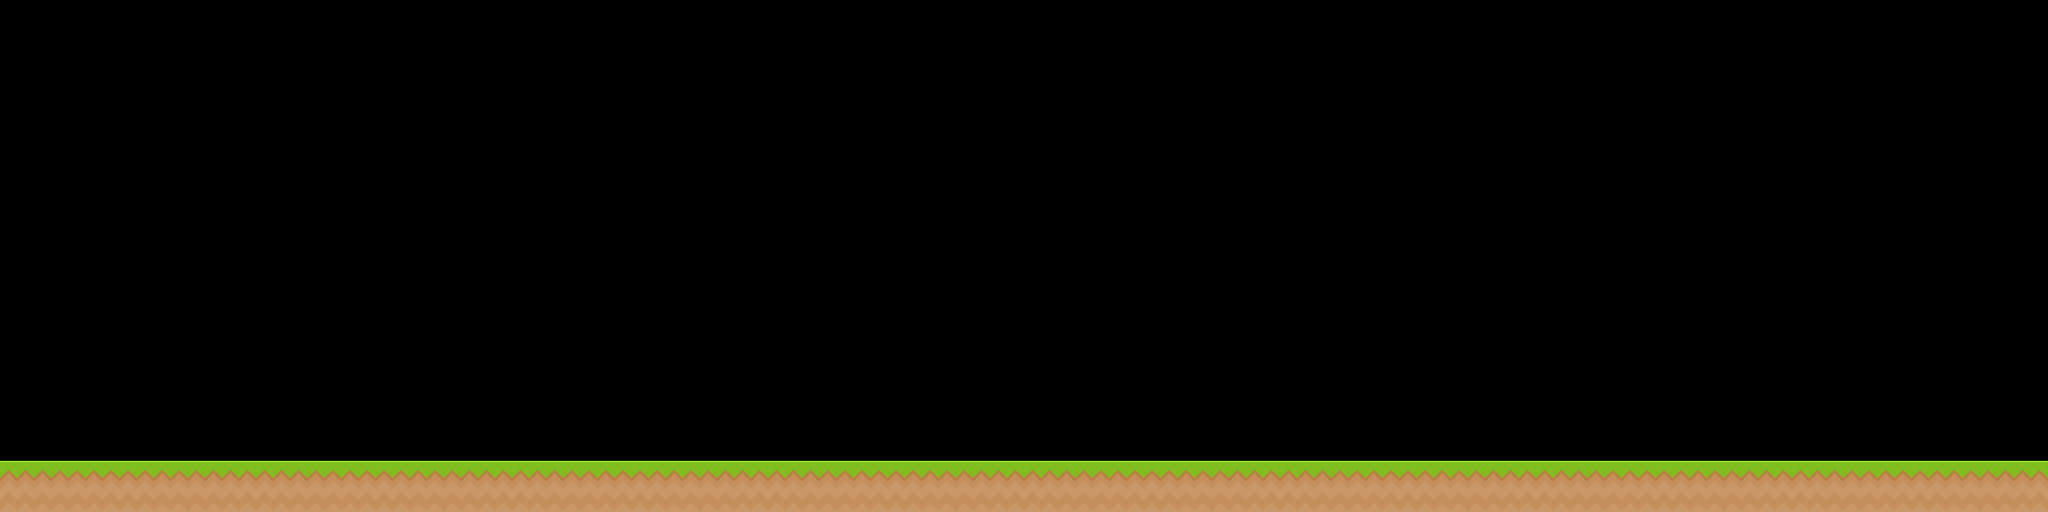

This game map was drawn from its Tiled (.tmx) file and the tilesets committed beside it. A one-line description and the trimmed map source follow:
An orthogonal 40x10 tile map with 70x70 px tiles, 2 tile layers (background, collision).

<map version="1.0" orientation="orthogonal" renderorder="right-down" width="40" height="10" tilewidth="70" tileheight="70" nextobjectid="1">
 <tileset firstgid="1" name="tiles_test" tilewidth="70" tileheight="70" tilecount="169">
  <image source="../images/tiles_test.png" trans="ff00ff" width="912" height="934" />
 </tileset>
 <layer name="background" width="40" height="10">
  <data>[400 cells, 40 non-empty, 1 distinct tile ids]</data>
 </layer>
 <layer name="collision" width="40" height="10">
  <data>[400 cells, 40 non-empty, 1 distinct tile ids]</data>
 </layer>
</map>
